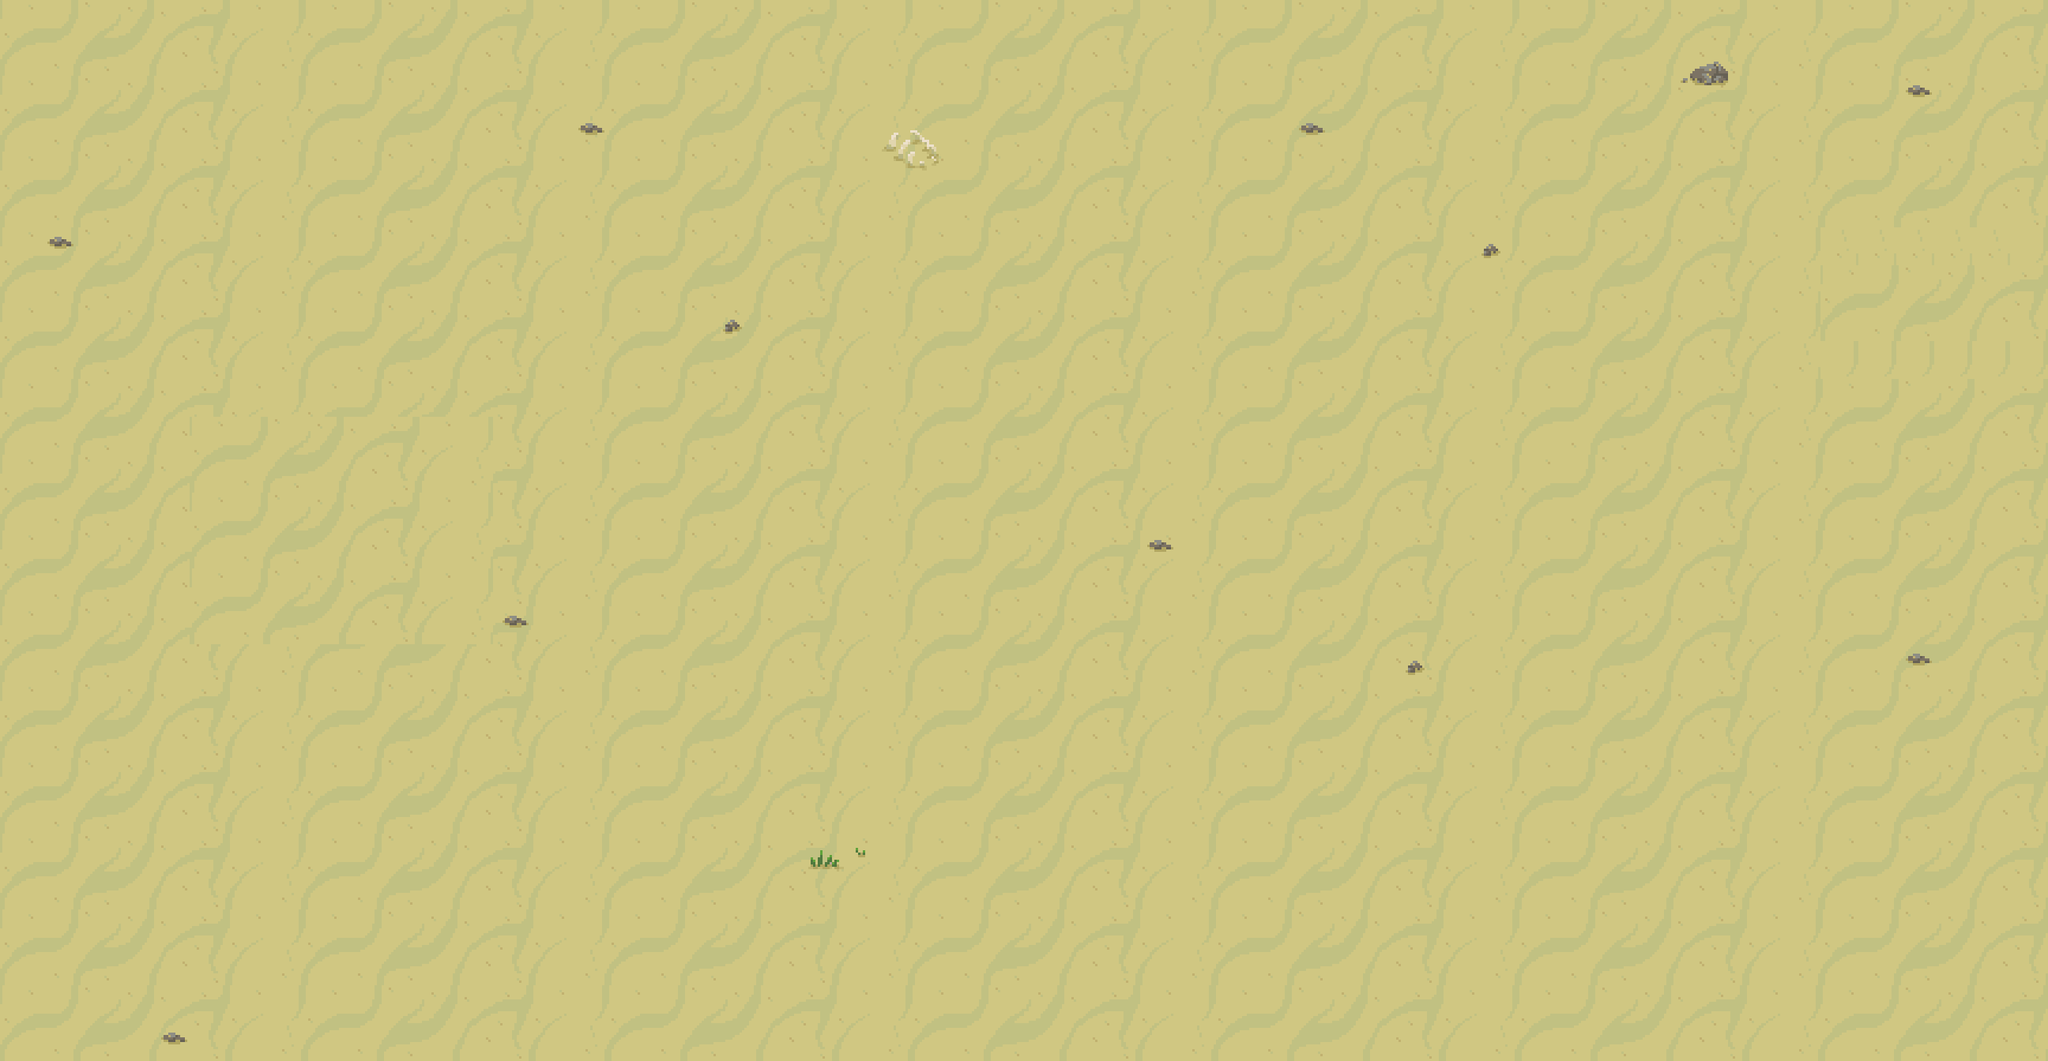

Below is a game level as drawn by its tile map, then a one-line description and the .tmx that defines it (tile-layer data replaced by summaries):
An orthogonal 54x28 tile map with 48x48 px tiles, 8 tile layers (suelo, Capa de patrones 6, Capa de patrones 8, Capa de patrones 9, ...), 2 tilesets.

<map version="1.0" tiledversion="1.1.4" orientation="orthogonal" renderorder="right-down" width="54" height="28" tilewidth="48" tileheight="48" infinite="0" nextobjectid="1">
 <tileset firstgid="1" source="MapasX3/MapaInicial/tileModificadox3_palacio.tsx" />
 <tileset firstgid="257" source="MapasX3/MapaInicial/Desert1_3x.tsx" />
 <layer name="suelo" width="54" height="28">
  <data>[1512 cells, 1512 non-empty, 16 distinct tile ids]</data>
 </layer>
 <layer name="Capa de patrones 6" width="54" height="28">
  <data>[1512 cells, 8 non-empty, 1 distinct tile ids]</data>
 </layer>
 <layer name="Capa de patrones 8" width="54" height="28">
  <data>[1512 cells, 0 non-empty, 0 distinct tile ids]</data>
 </layer>
 <layer name="Capa de patrones 9" width="54" height="28">
  <data>[1512 cells, 0 non-empty, 0 distinct tile ids]</data>
 </layer>
 <layer name="Capa de patrones 10" width="54" height="28">
  <data>[1512 cells, 0 non-empty, 0 distinct tile ids]</data>
 </layer>
 <layer name="Capa de patrones 11" width="54" height="28">
  <data>[1512 cells, 0 non-empty, 0 distinct tile ids]</data>
 </layer>
 <layer name="Capa de patrones 12" width="54" height="28">
  <data>[1512 cells, 0 non-empty, 0 distinct tile ids]</data>
 </layer>
 <layer name="Capa de patrones 13" width="54" height="28">
  <data>[1512 cells, 21 non-empty, 12 distinct tile ids]</data>
 </layer>
</map>
